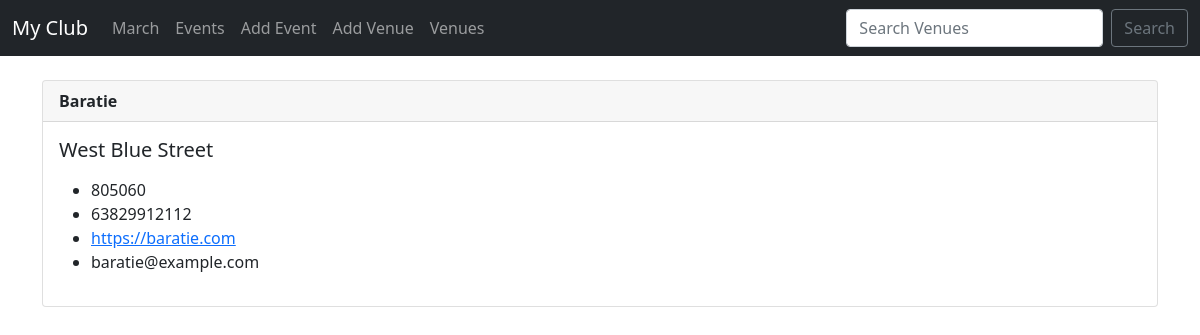
Page /show_venue/1/ on the earlier database version.
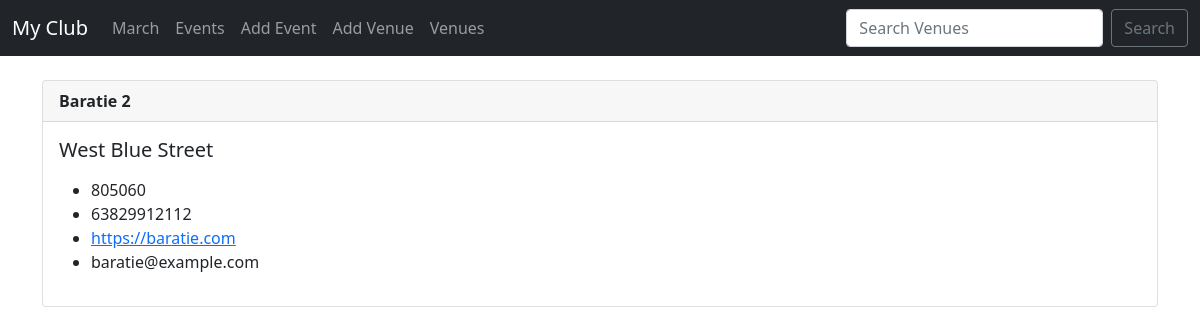
Same page on the later database version.
### events/models.py (models this page shows)
class Venue(models.Model):
    name = models.CharField('Venue Name', max_length=120)
    address = models.CharField(max_length=300)
    zip_code = models.CharField('Zip Code', max_length=12)
    phone = models.CharField('Contact Phone', max_length=20, blank=True)
    web = models.URLField('Website Address', blank=True)
    email_address = models.EmailField('Email Address', blank=True)
    def __str__(self):
        return self.name

### events/views.py (the view)
# urls.py: path('show_venue/<venue_id>/', views.show_venue, name='show-venue'),
def show_venue(request, venue_id):
    venue = Venue.objects.get(pk=venue_id)
    return render(request, 'events/show_venue.html',
                    {'venue': venue})

### templates/events/show_venue.html
{% extends 'events/base.html' %}
{% block content %}
    <div class="card">
        <div class="card-header">
            <strong>{{venue}}</strong>
        </div>
        <div class="card-body">
            <h5 class="card-title">{{venue.address}}</h5>
            <p class="card-text">
            <ul>
                <li>{{venue.zip_code}}</li>
                <li>{{venue.phone}}</li>
                <li><a href="{{venue.web}}">{{venue.web}}</a></li>
                <li>{{venue.email_address}}</li>
            </ul>
            </p>
        </div>
    </div>
{% endblock %}

Differences in the rows shown:
changed Venue "West Blue Street": name "Baratie" → "Baratie 2"
